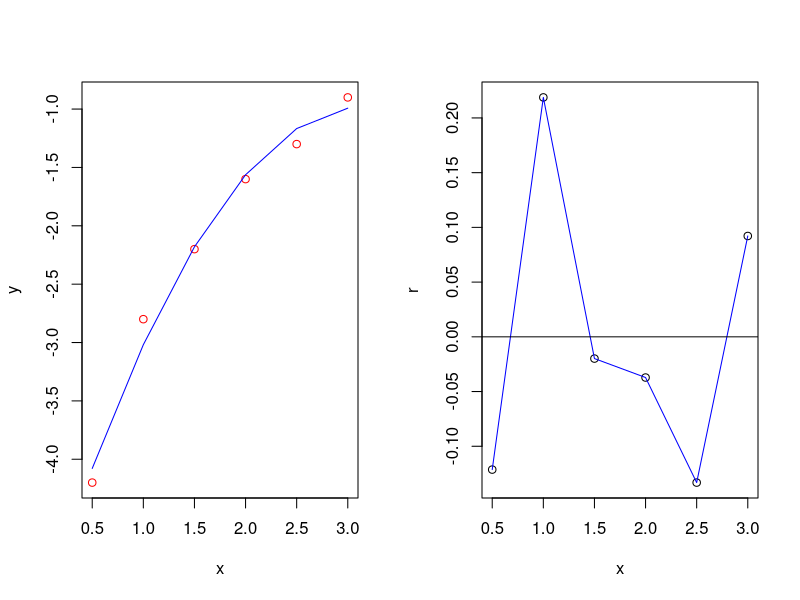

Reproduce this figure in R.
# Варіант 35

x <- c(0.5, 1.0, 1.5, 2.0, 2.5, 3.0)
y <- c(-4.2, -2.8, -2.2, -1.6, -1.3, -0.9)
n <- 6

fun_model <- function(x, a) {
  return(a[1] + a[2] * x + a[3] * x^2)
}

fun_mnk <- function(a) {
  s <- 0
  for (i in 1:n) {
    s <- s + (y[i] - fun_model(x[i], a))^2
  }
  return(s)
}

a0 <- c(0, 0, 0)

res <- optim(fn = fun_mnk, par = a0)
a1 <- res$par

ym <- fun_model(x, a1)

r <- y - ym
a <- 0.5
b <- 3.0
num <- 100
h <- (b - a) / (n - 1)
x1 <- c(1:n)
for (i in 1:n) {
  x1[i] <- a + h * (i - 1)
}
y1m <- fun_model(x1, a1)

par(mfrow = c(1, 2))
plot(x, y, type = "p", col = "red")
lines(x1, y1m, col = "blue")
plot(x, r, type = "p")
lines(x1, r, col = "blue")
abline(h = 0)
abline(v = 0)
